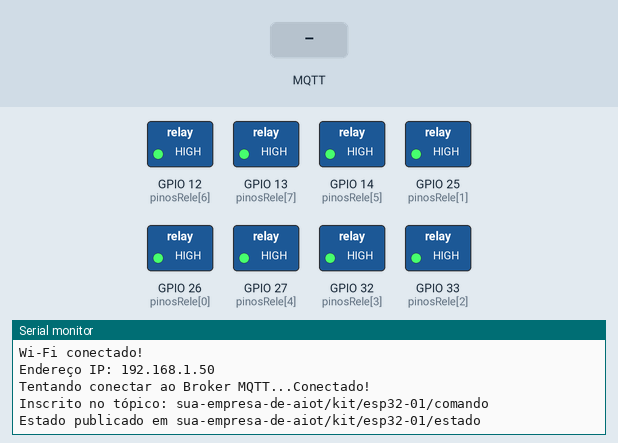
Bench run of a sketch on a simulated ESP32. Parts: switched loads named in the sketch (green lamp = pin HIGH), the last lines printed to the serial monitor. Inputs (shaded band) come from the test bench. WiFi joins after 1.5 s; servers stay silent unless stated; random numbers use the default seed unless the sketch sets one; no MQTT or app messages arrive unless stated.

Above: at 2.7 s.
2.8 s: MQTT message "on" arrives on the first subscribed topic
At 4.0 s:
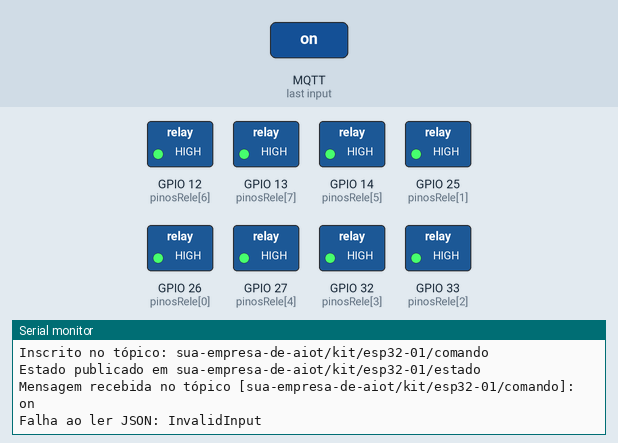
4.3 s: MQTT message "off" arrives on the first subscribed topic
At 5.1 s:
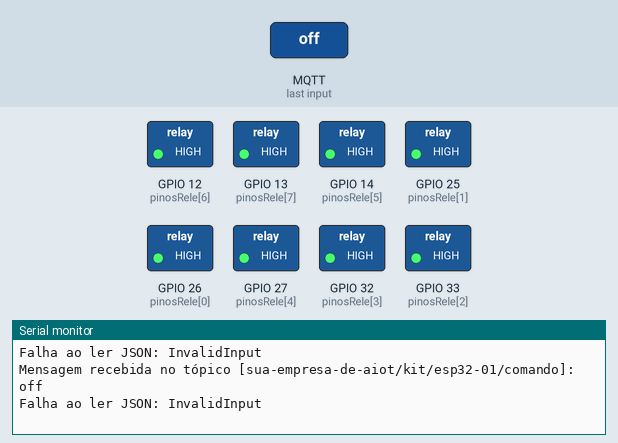
5.8 s: MQTT message "1" arrives on the first subscribed topic
At 6.3 s:
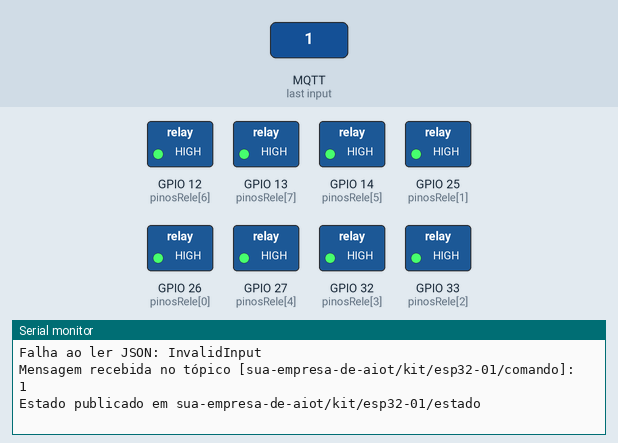

Measured:
- after the input at 2.8 s, the serial monitor: prints a new line at once (image 1)
- after the input at 4.3 s, the serial monitor: prints a new line at once (image 2)
- after the input at 5.8 s, the serial monitor: prints a new line at once (image 3)

The sketch:

sketch_Esp32Rele8CanaisControleWeb.ino
```cpp
/*
  Controle de Módulo 8 Relés v3.0 - MQTT Edition
  Desenvolvedor: [Relton Lima/PlugaShop Tecnologia]
  Versão: 3.0

  Controla os relés via MQTT, recebendo comandos em formato JSON.
*/

// --- BIBLIOTECAS ---
#include <WiFi.h>
#include <PubSubClient.h>
#include <ArduinoJson.h>

// --- CONFIGURAÇÕES DE REDE ---
const char* ssid = "nome-da-rede-wifi-aqui";       // <-- COLOQUE AQUI O NOME DO SEU WIFI
const char* password = "senha-da-rede-wifi-aqui"; // <-- COLOQUE AQUI A SENHA

// --- CONFIGURAÇÕES DO MQTT ---
const char* mqtt_server = "broker.hivemq.com"; // Broker MQTT público para testes
const int mqtt_port = 1883;

// Tópicos MQTT: Usar uma base única ajuda a organizar e evitar colisões
#define TOPICO_BASE "sua-empresa-de-aiot/kit/esp32-01" // Altere "esp32-01" se tiver vários dispositivos
#define TOPICO_COMANDO TOPICO_BASE "/comando"
#define TOPICO_ESTADO TOPICO_BASE "/estado"

// --- CONFIGURAÇÕES DOS PINOS (Sem alterações) ---
const int pinosRele[8] = {26, 25, 33, 32, 27, 14, 12, 13};
const int NUM_RELES = 8;
#define RELE_LIGADO LOW
#define RELE_DESLIGADO HIGH

// --- OBJETOS GLOBAIS ---
WiFiClient espClient;
PubSubClient client(espClient);

// =====================================================================
// FUNÇÃO SETUP
// =====================================================================
void setup() {
  Serial.begin(115200);
  Serial.println("\n--- Iniciando Sistema de Controle v3.0 (MQTT) ---");

  // Configura os pinos dos relés e os desliga
  for (int i = 0; i < NUM_RELES; i++) {
    pinMode(pinosRele[i], OUTPUT);
    digitalWrite(pinosRele[i], RELE_DESLIGADO);
  }

  setup_wifi(); // Conecta ao Wi-Fi
  client.setServer(mqtt_server, mqtt_port); // Configura o servidor MQTT
  client.setCallback(callback); // Define a função que será chamada ao receber mensagens
}

// =====================================================================
// FUNÇÃO DE CALLBACK: O Coração da Lógica MQTT
// Esta função é chamada AUTOMATICAMENTE pela biblioteca quando uma mensagem
// chega em um tópico que o ESP32 está inscrito.
// =====================================================================
void callback(char* topic, byte* payload, unsigned int length) {
  Serial.print("Mensagem recebida no tópico [");
  Serial.print(topic);
  Serial.print("]: ");

  // Converte o payload (bytes) para uma String
  String mensagem;
  for (int i = 0; i < length; i++) {
    mensagem += (char)payload[i];
  }
  Serial.println(mensagem);

  // --- Processamento do JSON ---
  StaticJsonDocument<200> doc;
  DeserializationError error = deserializeJson(doc, mensagem);

  if (error) {
    Serial.print("Falha ao ler JSON: ");
    Serial.println(error.c_str());
    return;
  }

  // Extrai os valores do JSON
  // Ex: {"rele": 1, "estado": "on"} ou {"comando": "on"}
  if (doc.containsKey("comando")) {
    String comandoGeral = doc["comando"]; // "on" ou "off"
    if (comandoGeral == "on") ligarTodosReles();
    if (comandoGeral == "off") desligarTodosReles();
  } else {
    int releId = doc["rele"];       // ex: 1
    String estado = doc["estado"]; // ex: "on"

    // Valida o ID do relé (1-8)
    if (releId >= 1 && releId <= NUM_RELES) {
      if (estado == "on") {
        digitalWrite(pinosRele[releId - 1], RELE_LIGADO);
      } else if (estado == "off") {
        digitalWrite(pinosRele[releId - 1], RELE_DESLIGADO);
      }
    }
  }

  // Após qualquer alteração, publica o novo estado de todos os relés
  publicarEstado();
}

// =====================================================================
// FUNÇÃO LOOP: Apenas mantém as conexões ativas
// =====================================================================
void loop() {
  if (!client.connected()) {
    reconnect(); // Se perder a conexão, tenta reconectar
  }
  client.loop(); // ESSENCIAL: Processa as mensagens MQTT e mantém a conexão
}

// =====================================================================
// FUNÇÕES AUXILIARES
// =====================================================================

// Conecta ao Wi-Fi
void setup_wifi() {
  delay(10);
  Serial.print("\nConectando a ");
  Serial.println(ssid);

  WiFi.begin(ssid, password);

  while (WiFi.status() != WL_CONNECTED) {
    delay(500);
    Serial.print(".");
  }

  Serial.println("\nWi-Fi conectado!");
  Serial.print("Endereço IP: ");
  Serial.println(WiFi.localIP());
}

// Reconecta ao Broker MQTT
void reconnect() {
  while (!client.connected()) {
    Serial.print("Tentando conectar ao Broker MQTT...");
    String clientId = "ESP32Client-"; // Cria um ID de cliente único
    clientId += String(random(0xffff), HEX);

    if (client.connect(clientId.c_str())) {
      Serial.println("Conectado!");
      // Se conecta e se inscreve no tópico de comando
      client.subscribe(TOPICO_COMANDO);
      Serial.print("Inscrito no tópico: ");
      Serial.println(TOPICO_COMANDO);
      publicarEstado(); // Publica o estado inicial ao conectar
    } else {
      Serial.print("falhou, rc=");
      Serial.print(client.state());
      Serial.println(" tentando novamente em 5 segundos");
      delay(5000);
    }
  }
}

// Publica o estado atual de todos os relés no tópico de estado
void publicarEstado() {
  StaticJsonDocument<256> doc;
  for(int i=0; i < NUM_RELES; i++){
    // Armazena o estado como "on" ou "off"
    doc[String(i+1)] = (digitalRead(pinosRele[i]) == RELE_LIGADO) ? "on" : "off";
  }

  char buffer[256];
  size_t n = serializeJson(doc, buffer); // Converte o JSON para String

  client.publish(TOPICO_ESTADO, buffer, n); // Publica
  Serial.print("Estado publicado em ");
  Serial.println(TOPICO_ESTADO);
}

// Funções para ligar/desligar todos (chamadas pelo callback)
void ligarTodosReles(){
  for (int i = 0; i < NUM_RELES; i++) {
    digitalWrite(pinosRele[i], RELE_LIGADO);
  }
}
void desligarTodosReles(){
  for (int i = 0; i < NUM_RELES; i++) {
    digitalWrite(pinosRele[i], RELE_DESLIGADO);
  }
}
```
